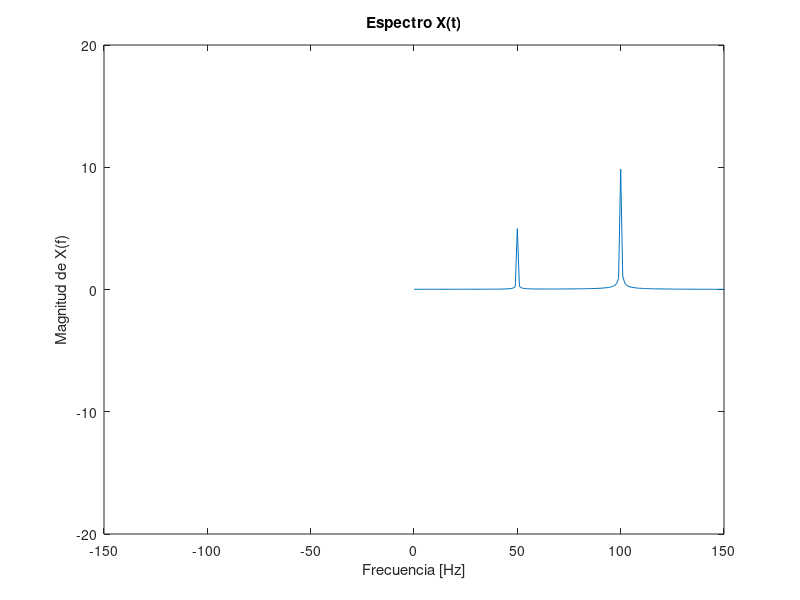

Recreate this plot in MATLAB.
fs  = 1000;
ti  = 0;
tf  = 1;
t   = ti:1/fs:tf;
x   = 20*cos(2*pi*100*t) + 10*sin(2*pi*50*t);
n   = length(x);
X   = fft(x)/n;
mX  = abs(X);
f   = 0:1:1000;
plot(f, mX); axis([-150 150 -20 20]);
title('Espectro X(t)'); xlabel('Frecuencia [Hz]'); ylabel('Magnitud de X(f)');
